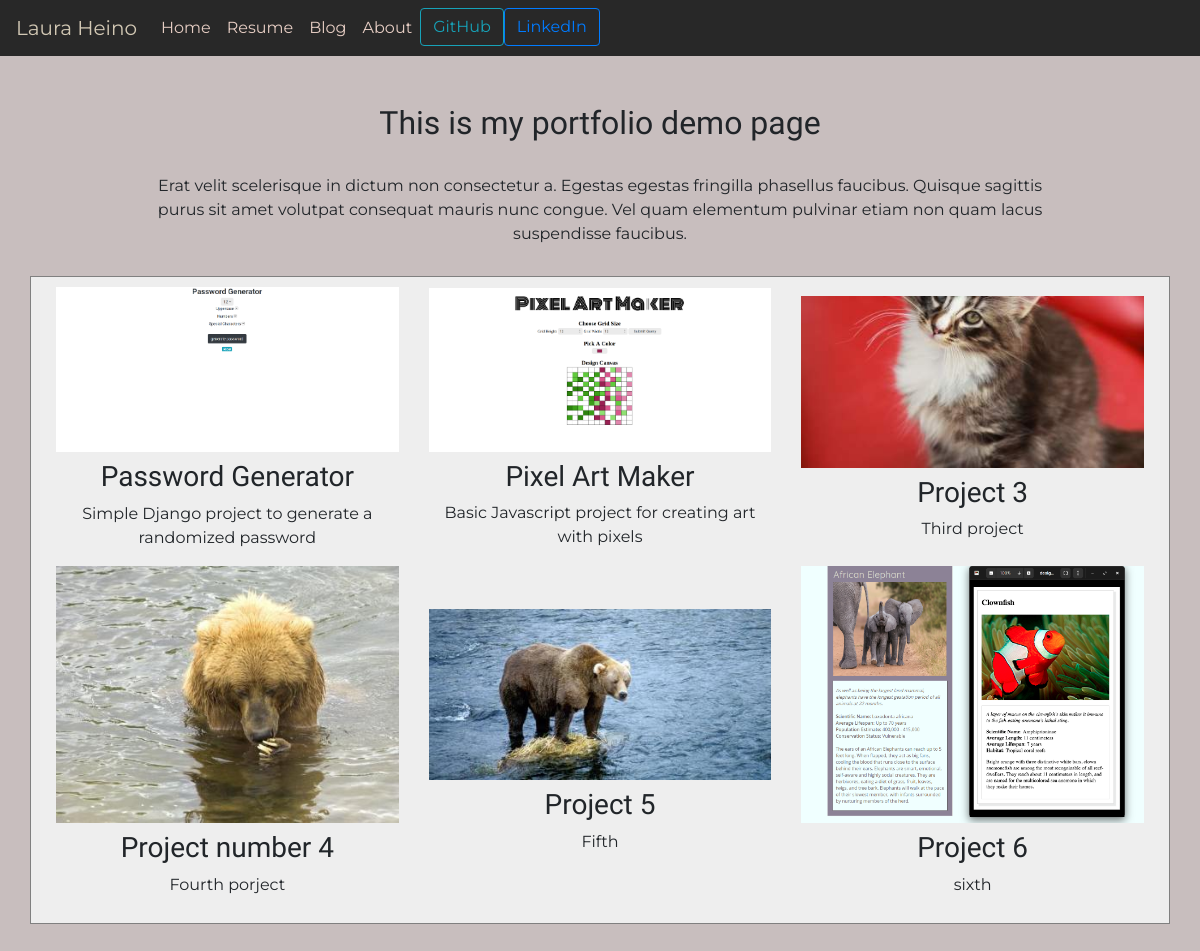
Before: / with the older database file.
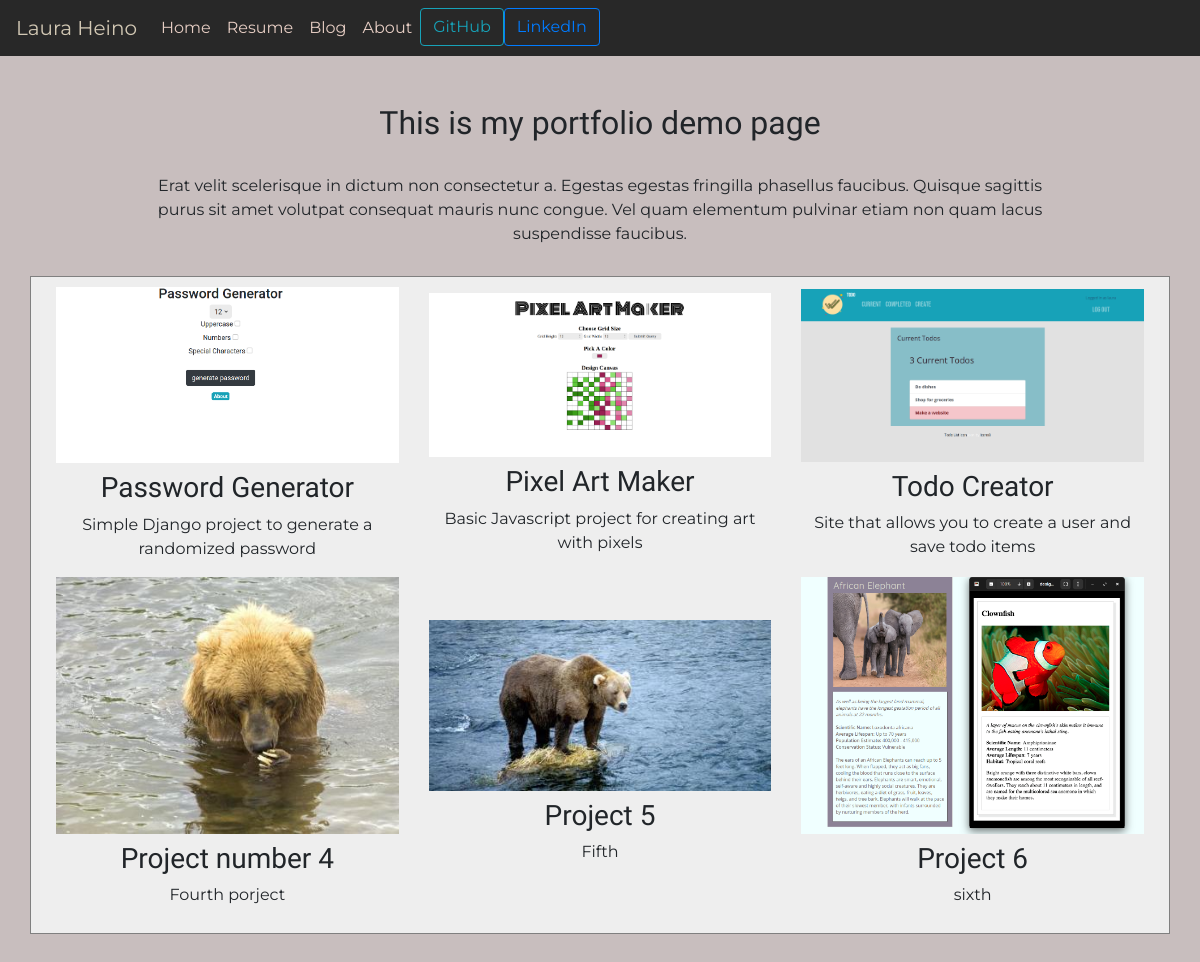
After: the same page with the newer database file.
### portfolio/models.py (models this page shows)
class Project(models.Model):
    title = models.CharField(max_length=100)
    description = models.CharField(max_length=200)
    image = models.ImageField(upload_to='portfolio/images/')
    url = models.URLField(blank=True)

### portfolio/views.py (the view)
# urls.py: 2. Add a URL to urlpatterns:  path('', views.home, name='home')
def home(request):
    projects = Project.objects.all()
    return render(request, 'portfolio/home.html', {'projects': projects})

### portfolio/templates/portfolio/home.html (shortened to what this page needs)
{% extends 'portfolio/base.html' %}
{% block content %}
{% load static %}
<!doctype html>
<html lang="en">
    </head>
    <body>
        <div class="frontpage">
        <h2 class="mt-5">This is my portfolio demo page</h2>
        <br>
    <p id="intro">Erat velit scelerisque in dictum non consectetur a. Egestas egestas fringilla phasellus faucibus.
      Quisque sagittis purus sit amet volutpat consequat mauris nunc congue. Vel quam elementum pulvinar etiam
      non quam lacus suspendisse faucibus. </p>
    </div>
     <div class="row">
        {% for project in projects %}
        <div class="col-sm-4 col-sm-4">
          {% if project.url %}
          <a href="{{ project.url }}">
            <img src="{{ project.image.url }}" class="img-fluid mb-2">
          </a>
          {% else %}
          <img src="{{ project.image.url }}" class="img-fluid mb-2">
          {% endif %}
          <h3>{{ project.title }}</h3>
          <p>{{ project.description }}</p>
        </div>
        {% endfor %}
      </div>
      </html>
{% endblock %}

### portfolio/templates/portfolio/base.html (shortened to what this page needs)
{% load static %}
<!doctype html>
<html lang="en">
  <head>
    <link rel="stylesheet" href="https://stackpath.bootstrapcdn.com/bootstrap/4.5.0/css/bootstrap.min.css">
    <link rel="stylesheet" href="{% static 'portfolio/custom.css'%}">
  </head>
  <body>
    <nav class="navbar navbar-expand-lg">
        <a class="navbar-brand" href="#">Laura Heino</a>
        <div class="collapse navbar-collapse" id="navbarSupportedContent">
          <ul class="navbar-nav mr-auto">
            <li class="nav-item active">
              <a class="nav-link" href="{% url 'home' %}">Home <span class="sr-only">(current)</span></a>
            </li>
            <li class="nav-item">
              <a class="nav-link" href="{& static /portfolio/32-intro-to-apis.pdf%}">Resume</a>
            </li>
            <li class="nav-item">
              <a class="nav-link" href="{% url 'blog:all_blogs' %}">Blog</a>
            </li>
            <li class="nav-item">
              <a class="nav-link" href="{% url 'about' %}">About</a>
            </li>
            <li class="nav-item">
              <a href="http://github.com/LauraHeino/" target="_blank"> <button type="button" class="btn btn-outline-info">GitHub</button></a>
            </li>
            <li class="nav-item">
              <a href="http://linkedin.com/in/laura-heino" target="_blank"> <button type="button" class="btn btn-outline-primary">LinkedIn</button></a>
            </li>
          </ul>
        </div>
      </nav>
   {% block content %} {% endblock %}
  </body>
</html>

### portfolio/static/portfolio/custom.css (style rules this page uses)
body { font-family: Montserrat; background-color: rgb(200, 190, 190); }
a { color: rgb(210, 200, 180); }
h2, h3 { font-family: Dosis; }
div { margin: auto; text-align: center; }
.navbar { background-color: rgb(40, 40, 40); }
.navbar-nav .nav-link { background-color: rgb(40, 40, 40); color: rgb(230, 205, 195); }
.navbar-brand { background-color: transparent; }
.row { background-color: #eee; border: solid grey 1px; margin: 30px; padding: 10px; }
#intro { text-align: center; }
.frontpage { width: 75%; }

Changed rows visible on the page:
removed Project: image (picture), title "Project 3", description "Third project"
changed Project "Password Generator": image: a different picture
added Project: image (picture), title "Todo Creator", description "Site that allows you to create a user and save todo items"
